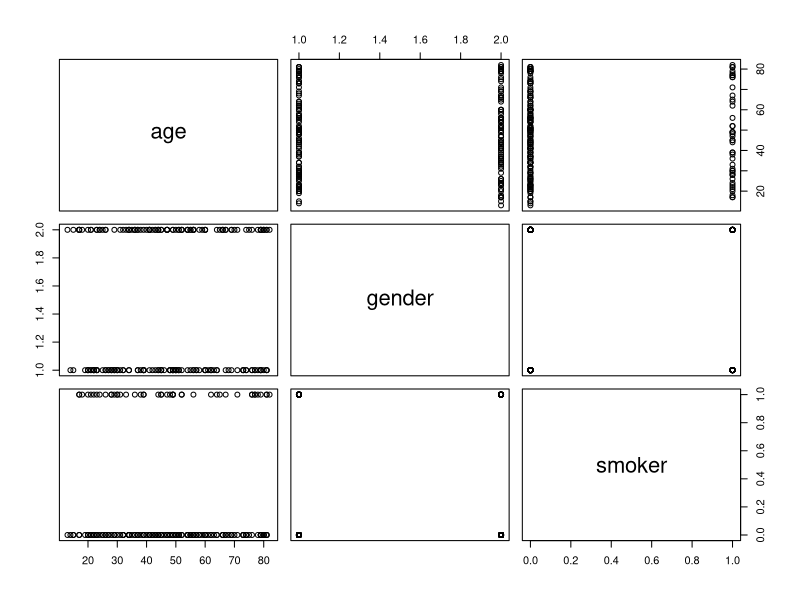

Write the R code that produced this figure.
### CHAPTER 2
#Basic functions 
exp(5) #e^5
log(5,2) #log to base n of x
floor(5.2) #-> 5
ceiling(5.2) #->6
round(1.234567,3) #->1.234
runif(10) #-> 10 x random numbers u(0,1)
pi*2^2 # area of circular surface

#Exercises
((4/6)*8-1)^(2/3)
log(20)
log(4096,2)
2*pi*3
exp(2+cos(0.5*pi))
sqrt(2.3^2 + 5.4^2 - 2*2.3*5.4 * cos(pi/8))

#listing objects
a <- 5
b <- 3
c <- c(1,2,3)
ls() # <- list all objects (names) stored in memory
ls.str()  #<- list all objects and values stored in memory


### CHAPTER 3
#vectors
c(12,9,3,22)
c(TRUE,FALSE,TRUE)

#numeric vectors
1:10
c(1:10)
seq(1,10)

seq(0,10, by=0.1) # 0.1, 0.2, ..., 10.0
rep(1:3,3) # 1,2,3,1,2,3,1,2,3

rep(1:3, each=2) #<- 1,1,2,2,3,3

c(c(1,2),c(3,4)) #concate two vectors
runif(10) #10 random numbers
runif(10, min=5, max=10) #random numbers in range 5-10

#character vectors
letters
LETTERS

#Logical vectors
1>2
!(1>2)

#Exercise
randv <- runif(20)
logicalv <- randv > 0.5

#Special values
1/0 #-> Inf
0/0 #-> NaN (Not a Number)
NA #-> NA (Not available)

c(2,NA,1,0)>1
c(1,2,NA,3)/2

#Selecting parts of vector
weights <- c(60,56,87,67,74)
weights[2]

#Selecting multiple indexes with a vector
maleindexes <- c(1,3,5)
weights[maleindexes]

#Calculate mean of specific indexes (i.e. men/women)
mean(weights[maleindexes])
mean(weights[-maleindexes])
mean(weights)

#select indexes by logical vector
maleindexes_logical <- c(TRUE,FALSE,TRUE,FALSE,TRUE)
weights[maleindexes_logical]

sex <- c('M','F','M','F','M')
sex == 'M'
mean(weights[sex == 'M'])


# Factors and matrix/array vectors
mydata <- c('Male','Female','Female','Male')
sex <- factor(mydata) #-> [1] Male Female Female Male
                      # levels: Female, Male

as.numeric(sex)

a <- 1:8
mymatrix <- matrix(a, ncol=2)
mymatrix
dim(mymatrix)

mymatrix2 <- matrix(a, ncol=2, byrow=TRUE)
mymatrix2

#array
myarray <- array(a,dim=c(2,2,2))
myarray

#Data frames
d <- data.frame(sex=c('F','M','F','M'),
                weight=c(52,86,65,70),
                age=c(28,36,21,53))

#lists
great_comet <- list(
  meta = list(observer = 'Tycho Brahe', 
              year = 1577,
              day0 = 'Nov 11',
              location = c(country='Denmark', place='Hven', observatory='Uraniborg'),
              object = 'comet'),
  data = data.frame(
    day = c(0,2,3),
    hour = c(17,5,17),
    angle_to_capricorn = c(NA,'21.40','18.30'),
    angle_to_aquila = c(NA,'26.50','23.45')
  )
)

## Quierying class of objects
class(great_comet) #<- class of object
class(d)
ls.str(great_comet) #<- objects and its values
ls.str(d)

#Selecting parts of data frames
numfiltered <- d[c(1,3)]
filtered <- d[c("sex","age")]
class(filtered) #-> data.frame
class(numfiltered) #-> data.frame
class(great_comet['data']) #-> list
class(great_comet['data']['hour']) #-> list


#Exercises
a <- c(1,2,3)
a/2
b <- c(4,5,6)
a*b
c <- c(4,5)
a*c
d <- c(1,2,3,4)
d*c
b <- c(2,0,3)
a/b

#Exercises
d <- data.frame(inhabitants=c(1000,200000,500),
                area=c(200,5000,NA))

d$density <- d$inhabitants / d$area
d

#Exercise
a <- array(1:8, dim=c(2,4))
b <- c(4,5)
a*b

#Matrix multiplication
a <- matrix(c(1:8), ncol = 2)
b <- t(matrix(c(10:17), ncol=2))

a%*%b

#Exercise
# Replace all Na values with zeros
a <- 1:10
a[3] = NA
a[5] = NA
logi <- c(is.na(a))
a[logi] <- 0

#2 ways to create the same matrix
a <- array(9:1, dim=c(3,3))
a <- matrix(9:1, ncol=3)
a[2:4]
a[c(1:3)]
a[1]
a[1,2]

#Exercise
a[3,c(1,3)] #3,1 & 3,3
a[3,] #3rd row
a[,3] #3rd column

a[2,2] <- NA
a[,c(2,3)]
d
d[3,]
class(d[3,])


## Removing elements from objects
v <- list(name='John', children=c('John jr.', 'Nancy'))
v[['children']] <- NULL

d <- data.frame(age=c(20,30,40),
                weight=c(55,81,76))
d$weight <- NULL
d

#vectors
a <- 1:4
a[a>2]

#arrays
a <- matrix(1:9, ncol=3)
#remove second row
a <- a[-2,]

## Data class conversion
d <- c('male','female','male','male')
class(d)
d<-as.factor(d)
class(d)

a <- 1:4
class(a)
a <- as.character(a)
class(a)

o <- c(F,T,F)
as.numeric(o)

o <- c(T,F,F,T,T)
sum(o[T]) #number of trues
sum(!o[T]) #number of falses



#### 3.10 - Exercises
#1
a <- 1:100
sub <- a[20:25]
class(sub)

#2
logi <- a<20
a[logi]

#3
a[round(a/2) == a/2]
a[!round(a/2) == a/2]

#4
n <- 200
d <- data.frame(age=round(12+70*runif(n)),
                gender=factor(ifelse(runif(n)>0.5,'male','female')),
                smoker=ifelse(runif(n)>0.8, TRUE,FALSE)
                )
#min = 12, max = 82

#5
dnew <- d[c("gender", "smoker")]
class(dnew)

#6
d[d$gender == 'female',]

#7
d[d$gender == 'female' & d$age>50 & d$smoker==T, ]

#9
class(d$smoker)
class(d["smoker"])
class(d[3])

#10
head(d)
length(d[d$smoker == T,"smoker"])
length(d$smoker[d$smoker == T])

#11
sum(d$smoker == T)

#12
min(d$age)
max(d$age)
mean(d$age)
median(d$age)

#13
summary(d)
plot(d)

#14
d[c(11:100),]

#15,16
servedsteaks <- factor(c('rare','medium','done')[trunc(runif(30)*3)+1])
steaks1 <- servedsteaks[!servedsteaks == "done"]

#17
levels(steaks1)
droplevels(steaks1, "done")


#18,19
flintstones <- list(
  person1=list(name='Fred',
               kids=c('Pebbles'),
               married=TRUE,
               pets=c('Dino','Baby Puss','Doozy')),
  person2=list(name='Barney',
               kids='Bamm-Bamm',
               married=TRUE,
               pets='Hoppy'))

class(flintstones$person2)
flintstones["person2"]
flintstones[["person2"]]

#21
d <- c(101:200)
s <- sample(d, 50)
sample(d)
length(sample(d))

t <- d[!(d %in% s)]
all(d %in% union(t,s))


### MORE EXERCISES
#1
v <- seq(from=16, to=56, by=2)
sum(v)
v[1:4]
prod(v[1:4])

a <- c(1,2,3,4)
prod(a)

v[c(4,9,11)]

#2
x <- c(2,9,0,2,7,4,0)
y <- c(3,5,0,2,5,4,6)
y/x
x>y
x==0
y[y > x]
y[y-y == x]
y[x==0]

y[x != 0]
x[x>=7] <- 0
x

#5
a <- matrix(c(3,9,7,4), ncol=2, byrow=T)
a
a <- matrix(c(1,2,3,4,5,6,7,8,9), ncol=3, byrow=T)
b <- matrix(rep(1,9), ncol=3)
A <- b/a
t(A)

B <- A[1:2,1:2]

D <- diag(1:3)
D <- cbind(D, c(4,4,4))
D <- rbind(D, c(5,5,5,5))
D

#6
attributes(A)
dim(A)
as.vector(A)
A[1:3]
